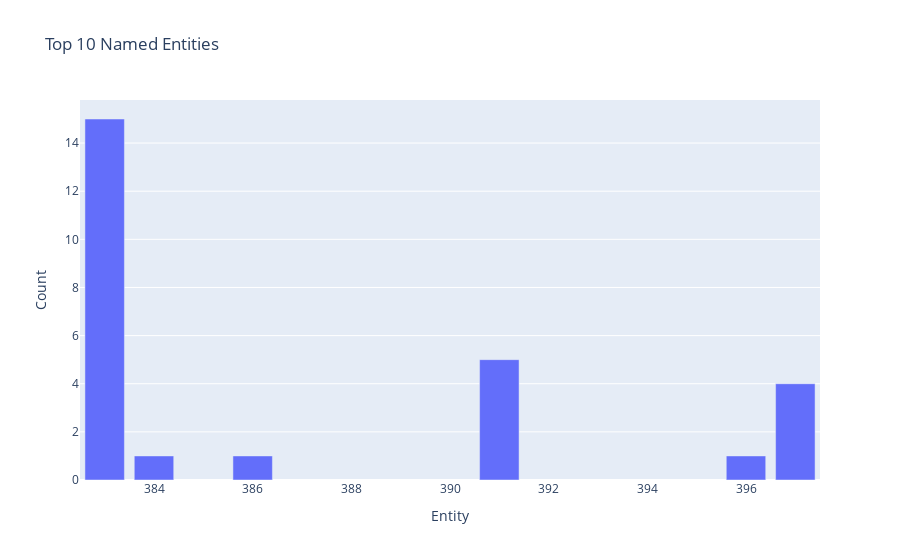

Source (notebook cell):
### Code cell
#Visualizing NAMED ENTITY RECOGNITION (NER) MODEL
entity_counts = Counter(entity for entities in df['Named_Entities']  if entities is not None for entity in entities)
entity_df=pd.DataFrame.from_dict(entity_counts, orient = 'index').reset_index()
entity_df.columns=['Entity','Count']
fig=px.bar(entity_df.head(10), x='Entity',y='Count',title='Top 10 Named Entities')
fig.show()

### Figure 1 — Plotly figure (JSON) as saved in the notebook; plotly's stock layout.template omitted (floating-point values rounded to 4 significant figures)
{"data": [{"alignmentgroup": "True", "hovertemplate": "Entity=%{x}<br>Count=%{y}<extra></extra>", "legendgroup": "", "marker": {"color": "#636efa", "pattern": {"shape": ""}}, "name": "", "offsetgroup": "", "orientation": "v", "showlegend": false, "textposition": "auto", "type": "bar", "x": [391, 397, 383, 396, 386, 384], "xaxis": "x", "y": [5, 4, 15, 1, 1, 1], "yaxis": "y"}], "layout": {"barmode": "relative", "legend": {"tracegroupgap": 0}, "title": {"text": "Top 10 Named Entities"}, "xaxis": {"anchor": "y", "domain": [0, 1], "title": {"text": "Entity"}}, "yaxis": {"anchor": "x", "domain": [0, 1], "title": {"text": "Count"}}}}
